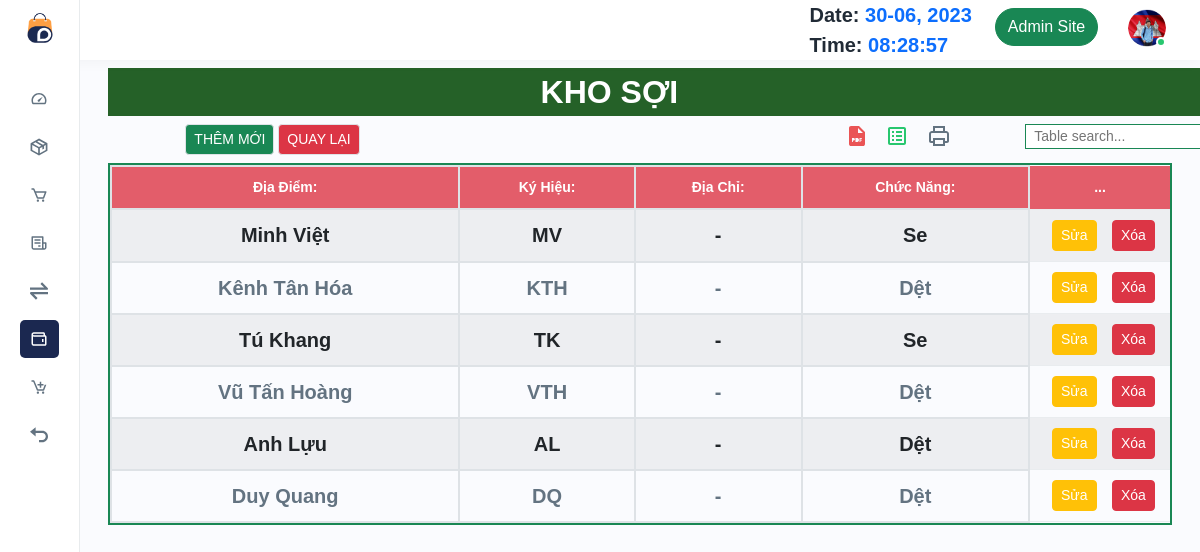
The page /data/WH_OS/YarnWH/ (signed in) on the database its author committed.
### yarn_manage/models.py (models this page shows, shortened)
class Warehouse(models.Model):
    WH_choices = [('D', 'Dệt'), ('S', 'Se')]
    Name = models.CharField(max_length=20, unique=True, verbose_name='Địa Điểm:')
    Code = models.CharField(max_length=5, validators=[
        RegexValidator(regex=r'^[A-Za-z]*$', message="Chỉ Cho Phép Ký Tự Chữ Cái",
                       code='invalid_alpha'), no_space_or_number_validator], unique=True, verbose_name='Ký Hiệu:')
    Address = models.CharField(max_length=100, null=True, blank=True, verbose_name='Địa Chỉ:')
    WH_Type = models.CharField(max_length=1, choices=WH_choices, verbose_name='Chức Năng:')
    class Meta:
        verbose_name_plural = '1.3 Kho Về Sợi'

### OtherData/views.py (the view)
# urls.py: path('data/WH_OS/YarnWH/', views.WH_Warehouse, name='WH_Warehouse'),
@login_required
def WH_Warehouse(request):
    rows = Warehouse.objects.all().order_by('id')
    context = {
        'nav': 'wh_os',
        'rows': rows,
    }
    return render(request, 'OtherData/Warehouse_OutSource/Yarn/2_Warehouse/records.html', context)

### templates/OtherData/Warehouse_OutSource/Yarn/2_Warehouse/records.html (shortened to what this page needs)
{% extends 'CoreParts/base.html' %}
{% load humanize %}
{% load static %}
{% block content %}
<div class="container-fluid">
    <div class="col-md-12 mx-3 my-2" style="background-color:#256128">
        <div class="row">
            <div class="col-md-5 offset-md-3">
                <h2 class="text-center text-white fw-bold fs-2">KHO SỢI</h2>
            </div>
        </div>
    </div>
    <div class="row">
        <div class="col-md-7 offset-md-1">
            <a type="button" class="btn btn-success btn-sm border" href="{% url 'WH_Warehouse_add' %}">THÊM MỚI</a>
            <a type="button" class="btn btn-danger btn-sm border" href="{% url 'WH_OS_ALL' %}">QUAY LẠI</a>
        </div>
        <div class="col-md-2 wordset">
            <ul>
                <li>
                    <a data-bs-toggle="tooltip" data-bs-placement="top" title="" data-bs-original-title="Pdf: unavailable"
                       aria-label="pdf"><img src="{% static 'assets/img/icons/pdf.svg' %}" alt="img"></a>
                </li>
                <li>
                    <a data-bs-toggle="tooltip" data-bs-placement="top" title="" data-bs-original-title="Excel"
                       aria-label="excel"><img src="{% static 'assets/img/icons/excel.svg' %}" alt="img"></a>
                </li>
                <li>
                    <a data-bs-toggle="tooltip" data-bs-placement="top" title="" data-bs-original-title="Print: unavailable"
                       aria-label="print"><img src="{% static 'assets/img/icons/printer.svg' %}" alt="img"></a>
                </li>
            </ul>
        </div>
        <div class="col-md-2">
            <input class="border border-success px-2" type="text" id="my-filter" placeholder="Table search...">
        </div>
    </div>
    <div class="row my-2 mx-3 border border-success border-2 table-responsive" style="max-height:66vh; overflow-x:auto">
        <table class="table table-striped table-auto table-hover table-bordered table-sm table-responsive me-5">
            <thead class="bg-yarn-order">
            <tr class="text-center">
                <th scope="col" class="border text-wrap text-white" style="vertical-align:middle">Địa Điểm:</th>
                <th scope="col" class="border text-wrap text-white" style="vertical-align:middle">Ký Hiệu:</th>
                <th scope="col" class="border text-wrap text-white" style="vertical-align:middle">Địa Chỉ:</th>
                <th scope="col" class="border text-wrap text-white" style="vertical-align:middle">Chức Năng:</th>
                <th scope="col" class="text-white" style="width:140px; vertical-align:middle">...</th>
            </tr>
            </thead>
            <tbody>
            {% for row in rows %}
            <tr class="my-0 tr-filter">
                <td class="border text-center fw-bold fs-5">{{ row.Name }}</td>
                <td class="border text-center fw-bold fs-5">{{ row.Code }}</td>
                <td class="border text-center fw-bold fs-5">{{ row.Address|default:'-' }}</td>
                <td class="border text-center fw-bold fs-5">{{ row.get_WH_Type_display|default:'-' }}</td>
                <td class="row my-auto ms-0 me-0" style="width:140px">
                    <div class="col-md-6">
                        <a type="button"
                           class="btn btn-warning btn-sm text-white {% if not user.is_superuser and not user.is_staff %} disabled {% endif %}"
                           href="{% url 'WH_Warehouse_update' pk=row.id %}">Sửa</a>
                    </div>
                    <div class="col-md-6">
                        <a type="button"
                           class="btn btn-danger btn-sm text-white {% if not user.is_superuser and not user.is_staff %} disabled {% endif %}"
                           href="{% url 'WH_Warehouse_delete' pk=row.id %}">Xóa</a>
                    </div>
                </td>
            </tr>
            {% endfor %}
            </tbody>
        </table>
    </div>
</div>
{% endblock %}

### static/assets/css/my_custom.css (style rules this page uses)
thead { position: sticky; top: 0; z-index: 1; }

### rows shown on the page
Warehouse: Name "Minh Việt", Code "MV", Address "-", WH_Type "Se"
Warehouse: Name "Kênh Tân Hóa", Code "KTH", Address "-", WH_Type "Dệt"
Warehouse: Name "Tú Khang", Code "TK", Address "-", WH_Type "Se"
Warehouse: Name "Vũ Tấn Hoàng", Code "VTH", Address "-", WH_Type "Dệt"
Warehouse: Name "Anh Lựu", Code "AL", Address "-", WH_Type "Dệt"
Warehouse: Name "Duy Quang", Code "DQ", Address "-", WH_Type "Dệt"
